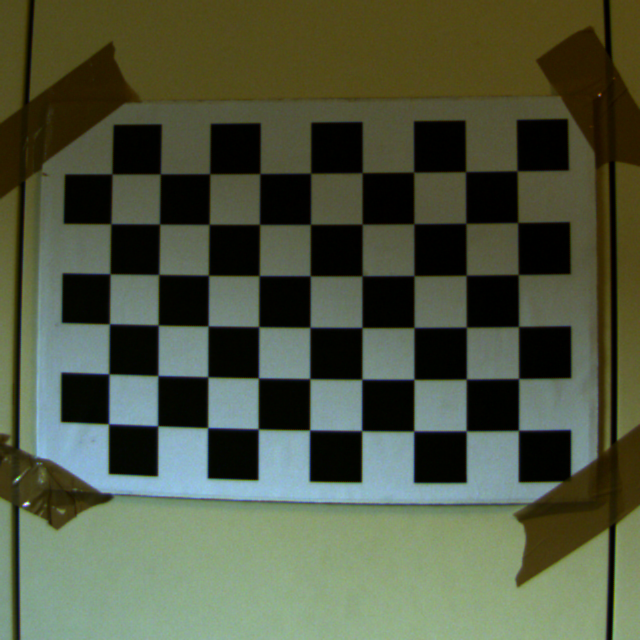
#> input picture media/calib/640x640/6mm/1.png, 640 x 640 px; its folder holds only this picture in this run
$ python script.py
#> lines starting #> are read from the running program, lines starting #| are printed output that depends on the picture; after the words box and inside, x2 and y2 are one past the last pixel; in counts of white or black regions, pixels touching at a corner belong together; long printed decimals are rounded
import cv2
import numpy as np
import glob

# Define image size, checkerboard dimensions (i.e. number of corners) and termination and criteria
IMGSZ = (1920, 1200)
OUTPUT = "./camera_6mm.yaml"
CHECKERBOARD = (6,9)
criteria = (cv2.TERM_CRITERIA_EPS + cv2.TERM_CRITERIA_MAX_ITER, 30, 0.001)

# Create arrays to store object points and image points from all the images
objpoints = [] # 3d point in real world space
imgpoints = [] # 2d points in image plane.

# Define the world coordinates for 3D points                         #    1     h*w         3
objp = np.zeros((1, CHECKERBOARD[0]*CHECKERBOARD[1], 3), np.float32) # (batch, points, coordinates)
objp[0,:,:2] = np.mgrid[0:CHECKERBOARD[0], 0:CHECKERBOARD[1]].T.reshape(-1, 2) # (0,0,0), (1,0,0), ... | z fixed to 0

images = glob.glob('./6mm/*.png')
for fname in images:
  img = cv2.imread(fname)
#> img is the input picture: shape (640, 640, 3); mean B, G, R 64.9, 86.3, 78.6
  gray = cv2.cvtColor(img, cv2.COLOR_BGR2GRAY)
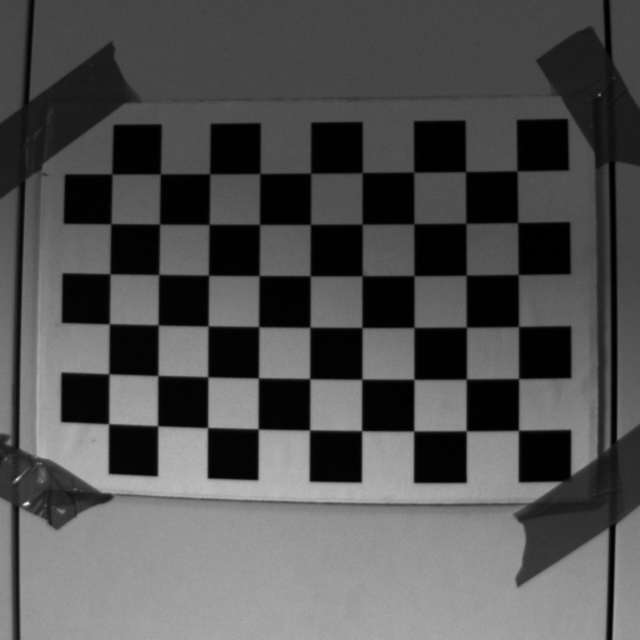
#> gray: shape (640, 640); min 0, max 247, mean 81.6
  # Find the chessboard corners
  # If desired number of corners are found in the image then ret = true
  ret, corners = cv2.findChessboardCorners(gray, CHECKERBOARD, cv2.CALIB_CB_ADAPTIVE_THRESH + cv2.CALIB_CB_NORMALIZE_IMAGE) # flags for robustness
#> ret = True; corners = 54 rows, first 8: [517.5, 171.2], [518.5, 221.4], [517.5, 273.6], [518.7, 326.2], [518.5, 378.4], [517, 428], [466, 172], [465, 221.8]

  if ret == True:
    objpoints.append(objp)
    # Refine pixel coordinates for given 2d points.
    corners2 = cv2.cornerSubPix(gray, corners, (11,11), (-1,-1), criteria)
#> corners2 = 54 rows, first 8: [517, 170.8], [517.7, 222.5], [518.3, 274.5], [518.5, 326.5], [518.6, 378.5], [518.4, 430.4], [465.5, 171.6], [465.8, 223.3]
    imgpoints.append(corners2)
    # Draw and display the corners
    img = cv2.drawChessboardCorners(img, CHECKERBOARD, corners2, ret)
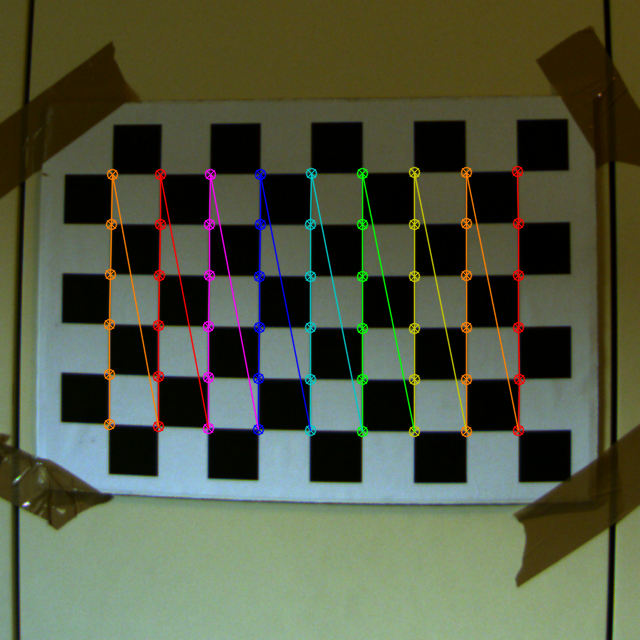
#> img: shape (640, 640, 3); 4.26% of pixels changed, all inside (x1, y1, x2, y2) = (103, 165, 526, 438)

    cv2.namedWindow('img', cv2.WINDOW_NORMAL)
    cv2.imshow('img', img)
    cv2.waitKey(0)

cv2.destroyAllWindows()

# Calibrate camera by passing the value of known 3D points (objpoints)
# and corresponding pixel coordinates of the detected corners (imgpoints)
ret, mtx, dist, rvecs, tvecs = cv2.calibrateCamera(objpoints, imgpoints, gray.shape[::-1], None, None)
#> ret = 0.0837; mtx = [[1306.4, 0, 301.3], [0, 1301.9, 79.06], [0, 0, 1]]; dist = [[-0.453, 1.15, 0.00645, 0.00217, -3.52]]; rvecs = ([-0.0418, 0.235, 1.56],); tvecs = ([4.15, 1.77, 24.85],)

# Refine camera matrix using alpha=1 to retain all pixels
newMtx, _ = cv2.getOptimalNewCameraMatrix(mtx, dist, IMGSZ, 1, IMGSZ)
#> newMtx = [[1284.1, 0, 328.9], [0, 1275.8, 101.5], [0, 0, 1]]

# Compute re-projection error
mean_error = 0
for i in range(len(objpoints)):
  imgpoints2, _ = cv2.projectPoints(objpoints[i], rvecs[i], tvecs[i], mtx, dist)
  error = cv2.norm(imgpoints[i], imgpoints2, cv2.NORM_L2)/len(imgpoints2)
  mean_error += error
#> this loop made 1 pass
#> (error, mean_error) on pass 1: (0.0114, 0.0114)
#> after the loop, mean_error = 0.0114

print("Total error: {}".format(mean_error/len(objpoints)))
#| Total error: 0.01139

# Save camera intrinisc matrix and distortion coefficients
fs = cv2.FileStorage(OUTPUT, cv2.FILE_STORAGE_WRITE)
fs.write("oldMtx", mtx)
fs.write("newMtx", newMtx)
fs.write("dist", dist)
fs.release()

$ run again, on media/calib/640x640/6mm/13.png
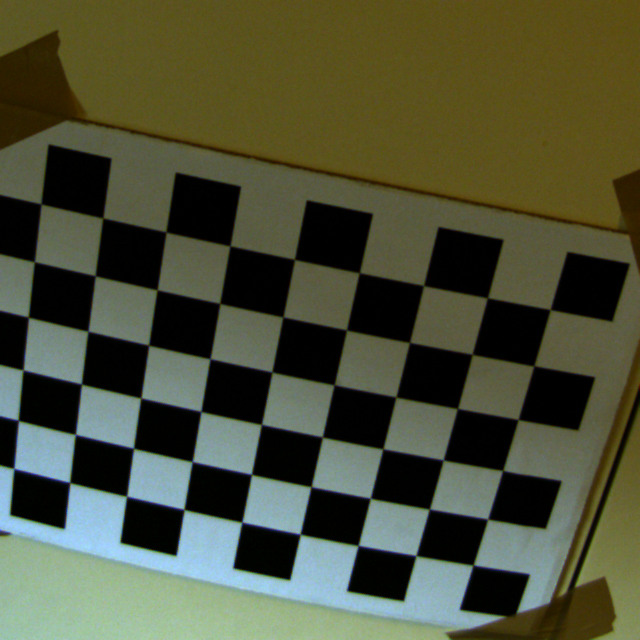
#> input picture media/calib/640x640/6mm/13.png, 640 x 640 px
#> img is the input picture: shape (640, 640, 3); mean B, G, R 57.2, 80.1, 76.3
#> `gray = cv2.cvtColor(img, cv2.COLOR_BGR2GRAY)`:
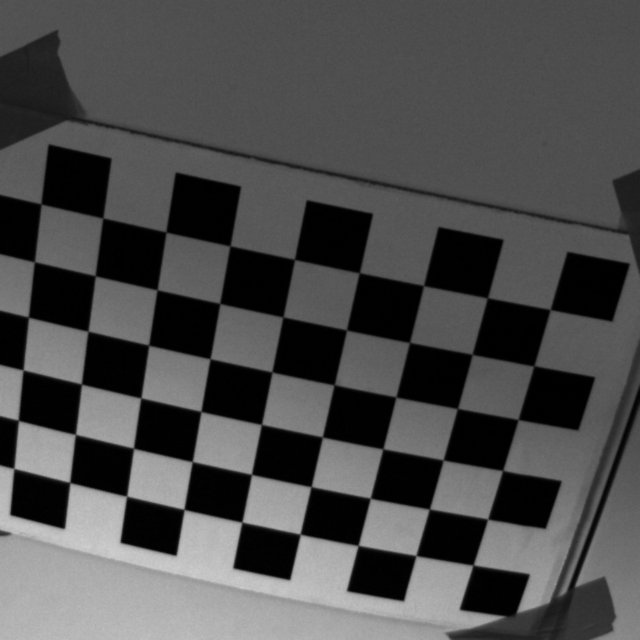
#> gray: shape (640, 640); min 0, max 208, mean 76.4
#> `ret, corners = cv2.findChessboardCorners(gray, CHECKERBOARD, cv2.CALIB..`: ret = True; corners = 54 rows, first 8: [549.2, 308.2], [534, 366], [517.2, 418.6], [501.7, 471.3], [487.5, 519], [470, 562], [489.4, 297.3], [473.8, 356.4]
#> corners2 = 54 rows, first 8: [550.2, 309.5], [533.9, 365.8], [518.1, 419.5], [502.7, 470.5], [487.7, 519.1], [473, 565.2], [487.4, 297.8], [472.2, 354.4]
#> `img = cv2.drawChessboardCorners(img, CHECKERBOARD, corners2, ret)`:
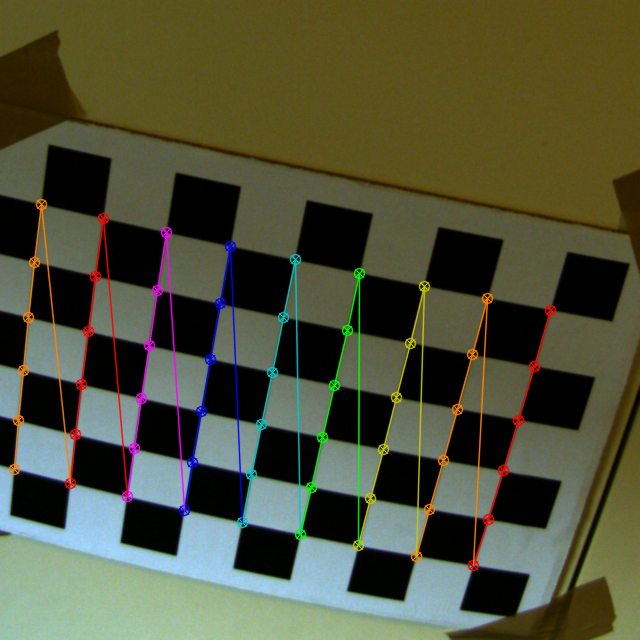
#> img: shape (640, 640, 3); 4.43% of pixels changed, all inside (x1, y1, x2, y2) = (8, 198, 557, 572)
#> `ret, mtx, dist, rvecs, tvecs = cv2.calibrateCamera(objpoints, imgpoint..`: ret = 0.177; mtx = [[2421.3, 0, 237.8], [0, 2608.9, 321.5], [0, 0, 1]]; dist = [[-1.1, -4.47, -0.11, 0.0517, -33.62]]; rvecs = ([0.527, -0.434, 1.71],); tvecs = ([4.79, -0.0972, 37.12],)
#> newMtx = [[2177.7, 0, 406.9], [0, 2208.9, 272.2], [0, 0, 1]]
#> the loop `for i in range(len(objpoints)):` made 1 pass
#> (error, mean_error) on pass 1: (0.0241, 0.0241)
#> after the loop `for i in range(len(objpoints)):`: mean_error = 0.0241
#| Total error: 0.02409

$ run again, on media/calib/640x640/6mm/14.png
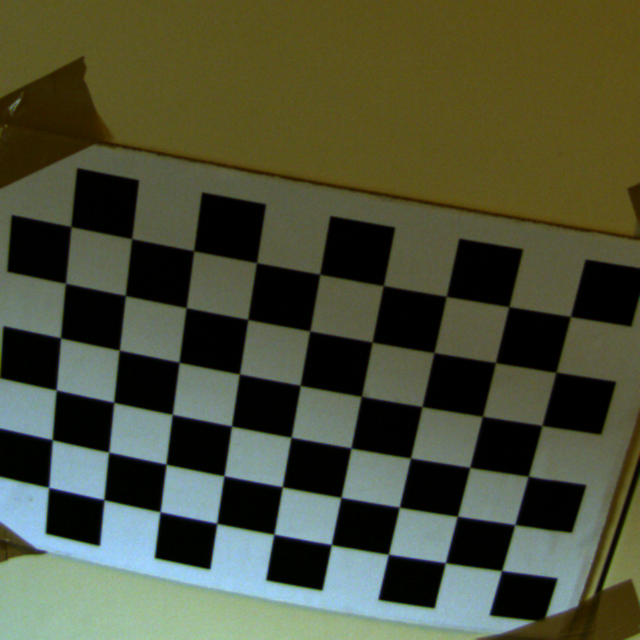
#> input picture media/calib/640x640/6mm/14.png, 640 x 640 px
#> img is the input picture: shape (640, 640, 3); mean B, G, R 57.2, 79.4, 75.3
#> `gray = cv2.cvtColor(img, cv2.COLOR_BGR2GRAY)`:
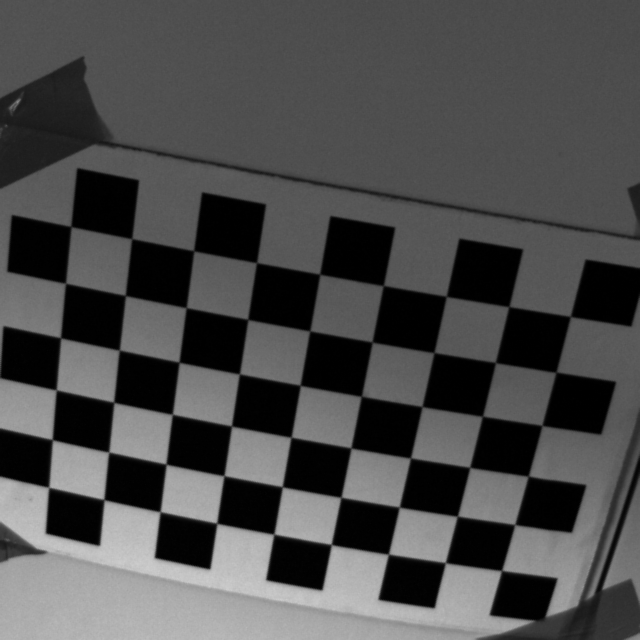
#> gray: shape (640, 640); min 0, max 205, mean 75.7
#> `ret, corners = cv2.findChessboardCorners(gray, CHECKERBOARD, cv2.CALIB..`: ret = True; corners = 54 rows, first 8: [571.7, 318.4], [556, 372.5], [541.2, 424.5], [529.2, 475.2], [514.5, 524.5], [499, 568], [511.3, 305], [497.1, 364.4]
#> corners2 = 54 rows, first 8: [570.4, 316.5], [556, 372.2], [542, 425.4], [528.2, 476.2], [514.8, 524.7], [501.5, 570.6], [508.8, 306.7], [495.4, 362.6]
#> `img = cv2.drawChessboardCorners(img, CHECKERBOARD, corners2, ret)`:
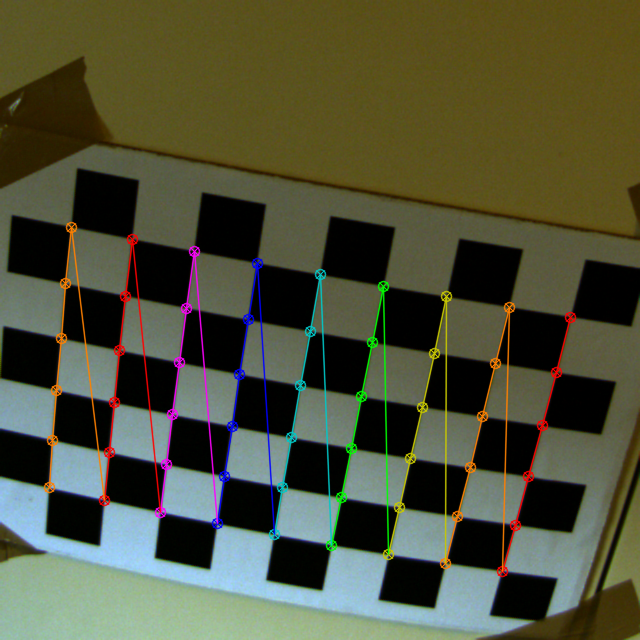
#> img: shape (640, 640, 3); 4.38% of pixels changed, all inside (x1, y1, x2, y2) = (43, 221, 577, 578)
#> `ret, mtx, dist, rvecs, tvecs = cv2.calibrateCamera(objpoints, imgpoint..`: ret = 0.161; mtx = [[1788.7, 0, 285.3], [0, 1802.8, 185], [0, 0, 1]]; dist = [[-1, 9.36, -0.0326, 0.013, -68.25]]; rvecs = ([0.351, -0.224, 1.72],); tvecs = ([4.47, 2.08, 27.41],)
#> newMtx = [[1759.6, 0, 311.9], [0, 1799, 187.2], [0, 0, 1]]
#> the loop `for i in range(len(objpoints)):` made 1 pass
#> (error, mean_error) on pass 1: (0.0219, 0.0219)
#> after the loop `for i in range(len(objpoints)):`: mean_error = 0.0219
#| Total error: 0.02186

$ run again, on media/calib/640x640/6mm/15.png
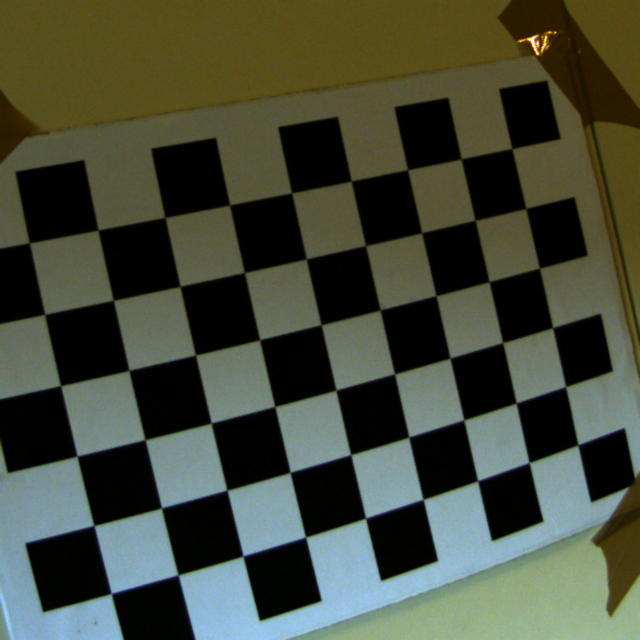
#> input picture media/calib/640x640/6mm/15.png, 640 x 640 px
#> img is the input picture: shape (640, 640, 3); mean B, G, R 58.6, 74.3, 69.1
#> `gray = cv2.cvtColor(img, cv2.COLOR_BGR2GRAY)`:
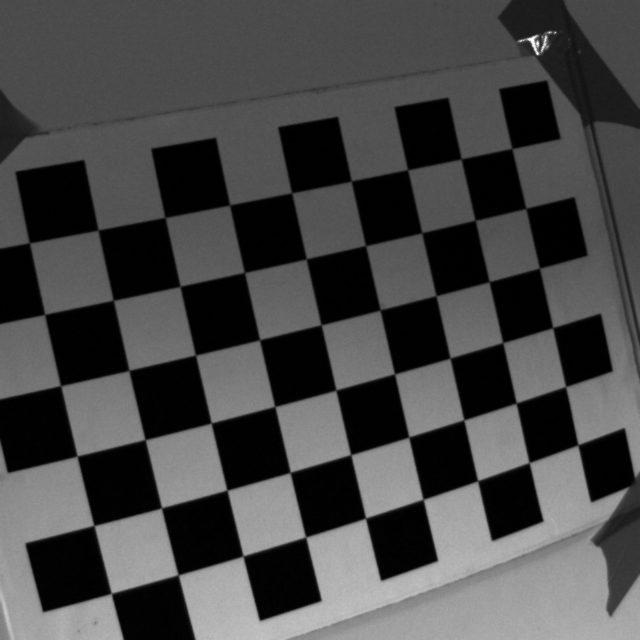
#> gray: shape (640, 640); min 0, max 255, mean 71
#> `ret, corners = cv2.findChessboardCorners(gray, CHECKERBOARD, cv2.CALIB..`: ret = True; corners = 54 rows, first 8: [512.2, 148.8], [526.7, 206.7], [540.6, 269.5], [553.1, 327], [565.6, 386.4], [577.9, 444.5], [462.8, 157.5], [475, 220.5]
#> corners2 = 54 rows, first 8: [511.9, 148.5], [525.8, 208.4], [539.5, 268.2], [552.6, 327.7], [565.6, 386.6], [577.8, 444.9], [461.2, 158.9], [475.1, 220.3]
#> `img = cv2.drawChessboardCorners(img, CHECKERBOARD, corners2, ret)`:
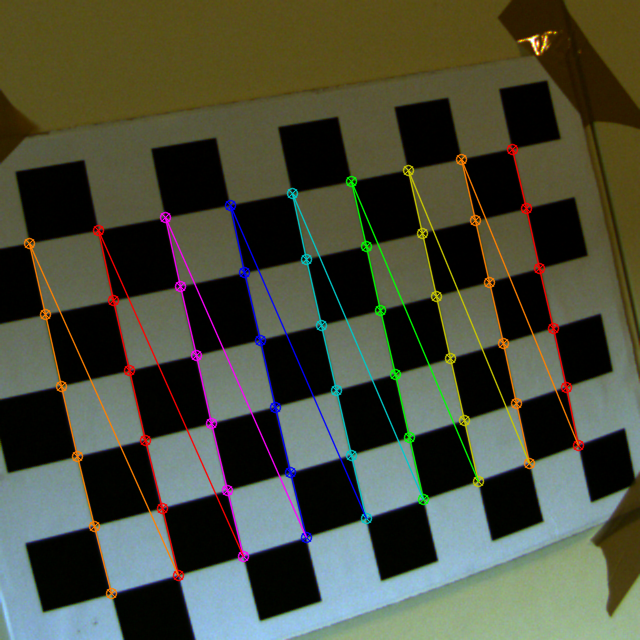
#> img: shape (640, 640, 3); 5.03% of pixels changed, all inside (x1, y1, x2, y2) = (23, 143, 585, 600)
#> `ret, mtx, dist, rvecs, tvecs = cv2.calibrateCamera(objpoints, imgpoint..`: ret = 0.15; mtx = [[1230.2, 0, 251], [0, 1207, 91.73], [0, 0, 1]]; dist = [[-0.387, 0.489, 0.00442, 0.0154, -0.625]]; rvecs = ([-0.447, -0.201, 1.36],); tvecs = ([4.17, 0.927, 19.54],)
#> newMtx = [[1199.6, 0, 292.5], [0, 1194.4, 103.3], [0, 0, 1]]
#> the loop `for i in range(len(objpoints)):` made 1 pass
#> (error, mean_error) on pass 1: (0.0204, 0.0204)
#> after the loop `for i in range(len(objpoints)):`: mean_error = 0.0204
#| Total error: 0.02035

$ run again, on media/calib/640x640/6mm/10.png
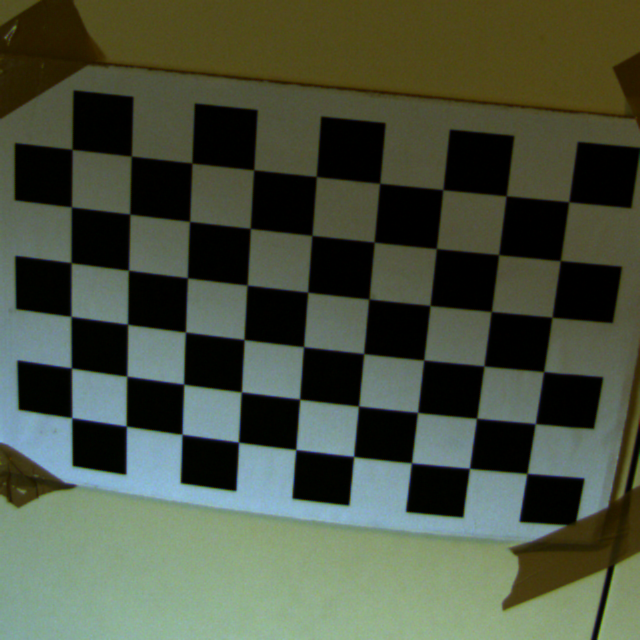
#> input picture media/calib/640x640/6mm/10.png, 640 x 640 px
#> img is the input picture: shape (640, 640, 3); mean B, G, R 64.2, 81.5, 73.1
#> `gray = cv2.cvtColor(img, cv2.COLOR_BGR2GRAY)`:
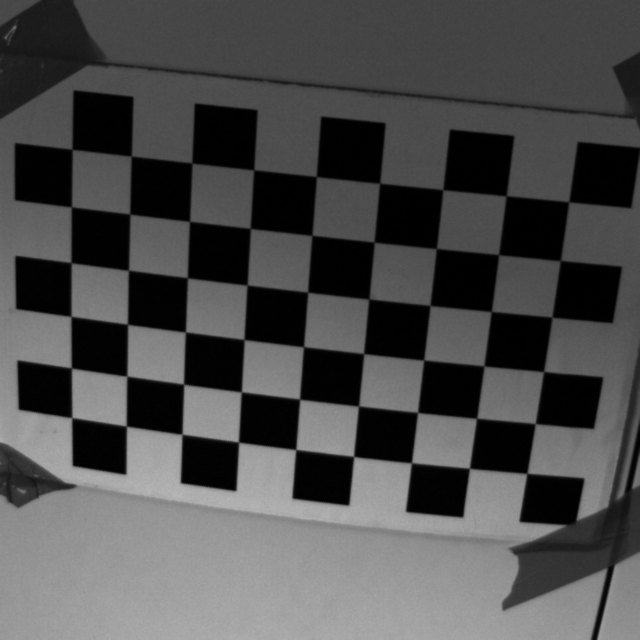
#> gray: shape (640, 640); min 0, max 185, mean 77
#> `ret, corners = cv2.findChessboardCorners(gray, CHECKERBOARD, cv2.CALIB..`: ret = True; corners = 54 rows, first 8: [567.6, 200.6], [562.2, 259.6], [551.3, 316.3], [544.4, 370.6], [535.4, 423.5], [526.7, 473.6], [504.6, 196.5], [497.3, 253.5]
#> corners2 = 54 rows, first 8: [568.7, 201.8], [560.4, 260.6], [552, 317.2], [543.6, 371.5], [535.3, 423.6], [526.9, 473.5], [506.2, 195.8], [498.6, 254.7]
#> `img = cv2.drawChessboardCorners(img, CHECKERBOARD, corners2, ret)`:
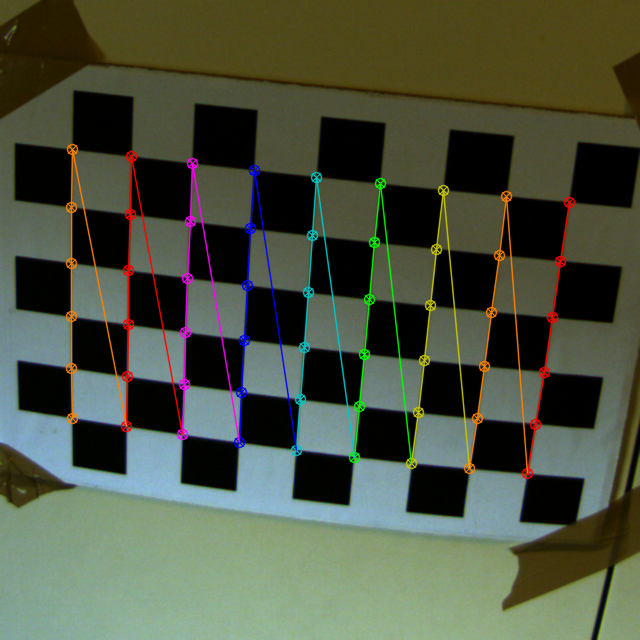
#> img: shape (640, 640, 3); 4.51% of pixels changed, all inside (x1, y1, x2, y2) = (65, 143, 576, 480)
#> `ret, mtx, dist, rvecs, tvecs = cv2.calibrateCamera(objpoints, imgpoint..`: ret = 0.108; mtx = [[2399.6, 0, 59.44], [0, 2712.9, 234.7], [0, 0, 1]]; dist = [[-0.847, -10.25, -0.0754, 0.122, 98.59]]; rvecs = ([0.608, -0.283, 1.58],); tvecs = ([8.03, -0.344, 38.94],)
#> newMtx = [[4885, 0, 232.3], [0, 2440.4, 209.8], [0, 0, 1]]
#> the loop `for i in range(len(objpoints)):` made 1 pass
#> (error, mean_error) on pass 1: (0.0147, 0.0147)
#> after the loop `for i in range(len(objpoints)):`: mean_error = 0.0147
#| Total error: 0.01471
